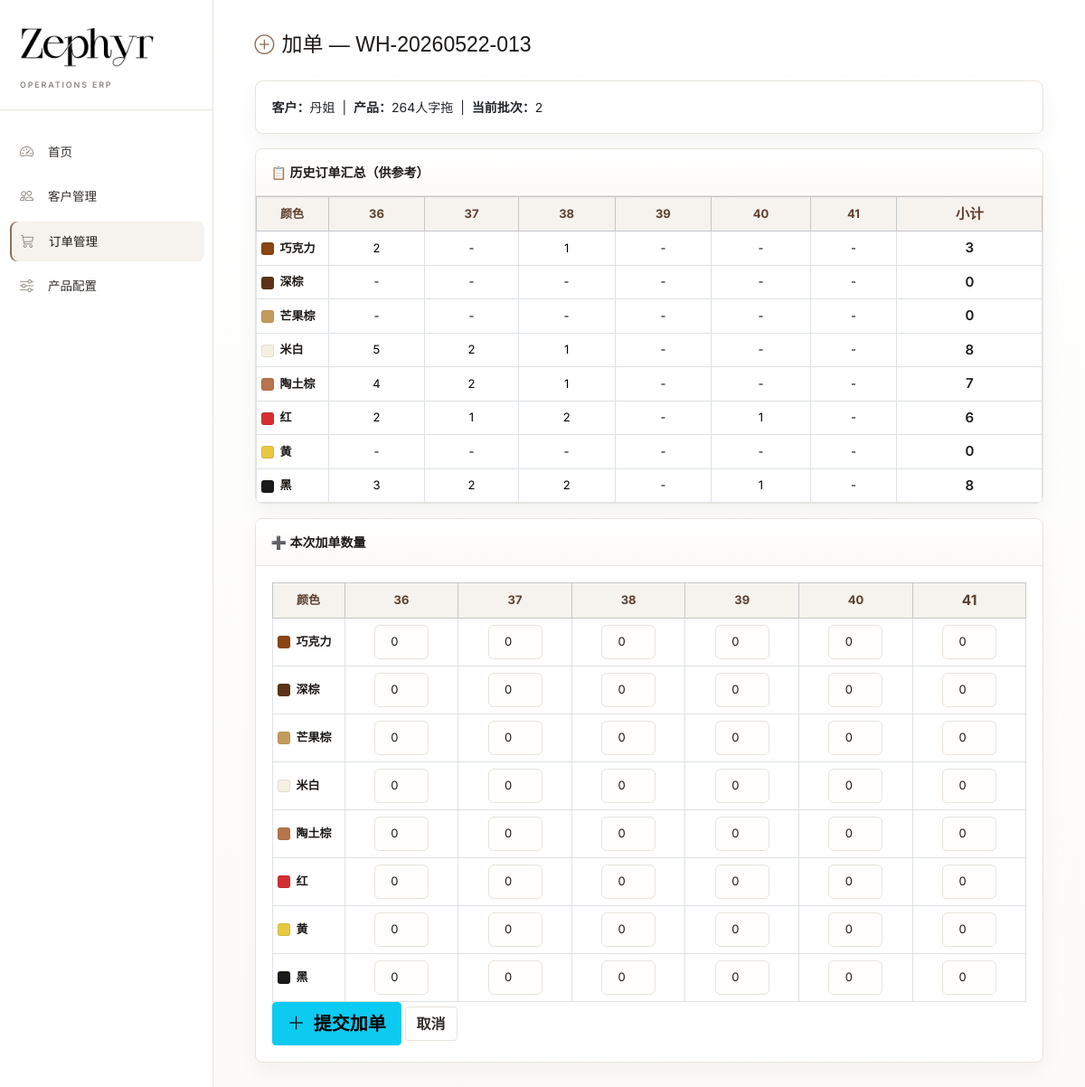
/orders/13/add-batch, run on the app's committed database.
### models.py (models this page shows, shortened)
class Order(db.Model):
    __tablename__ = 'orders'
    id = db.Column(db.Integer, primary_key=True)
    customer_id = db.Column(db.Integer, db.ForeignKey('customers.id'), nullable=False)
    product_id = db.Column(db.Integer, db.ForeignKey('products.id'), nullable=False)
    order_number = db.Column(db.String(50), unique=True, nullable=False)
    unit_price = db.Column(db.Float, default=0.0)
    total_qty = db.Column(db.Integer, default=0)
    total_shipped = db.Column(db.Integer, default=0)
    status = db.Column(db.String(20), default='pending')  # pending / partial / completed
    notes = db.Column(db.Text, default='')
    created_at = db.Column(db.DateTime, default=datetime.utcnow)
    updated_at = db.Column(db.DateTime, default=datetime.utcnow, onupdate=datetime.utcnow)
    lines = db.relationship('OrderLine', backref='order', lazy='dynamic',
                            cascade='all, delete-orphan')
    shipments = db.relationship('Shipment', backref='order', lazy='dynamic',
                                cascade='all, delete-orphan')
    @property
    def batch_count(self):
        batches = set(line.batch for line in self.lines.all())
        return len(batches)

class Customer(db.Model):
    __tablename__ = 'customers'
    id = db.Column(db.Integer, primary_key=True)
    name = db.Column(db.String(100), unique=True, nullable=False)
    unit_price = db.Column(db.Float, default=0.0)
    notes = db.Column(db.Text, default='')
    created_at = db.Column(db.DateTime, default=datetime.utcnow)
    orders = db.relationship('Order', backref='customer', lazy='dynamic')

class Product(db.Model):
    __tablename__ = 'products'
    id = db.Column(db.Integer, primary_key=True)
    name = db.Column(db.String(100), unique=True, nullable=False)  # 如: 2603人字拖
    image = db.Column(db.String(255), default='')
    is_active = db.Column(db.Boolean, default=True)
    created_at = db.Column(db.DateTime, default=datetime.utcnow)
    colors = db.relationship('ProductColor', backref='product', lazy='dynamic',
                             cascade='all, delete-orphan')
    sizes = db.relationship('ProductSize', backref='product', lazy='dynamic',
                            cascade='all, delete-orphan')
    orders = db.relationship('Order', backref='product', lazy='dynamic')

class OrderLine(db.Model):
    __tablename__ = 'order_lines'
    id = db.Column(db.Integer, primary_key=True)
    order_id = db.Column(db.Integer, db.ForeignKey('orders.id'), nullable=False)
    batch = db.Column(db.Integer, default=1)  # 批次号：1=首批,2=第一次加单...
    color = db.Column(db.String(50), nullable=False)
    size = db.Column(db.String(10), nullable=False)
    qty = db.Column(db.Integer, default=0)  # 本批次订购数量
    shipped_qty = db.Column(db.Integer, default=0)  # 累计已发
    created_at = db.Column(db.DateTime, default=datetime.utcnow)

class ProductSize(db.Model):
    __tablename__ = 'product_sizes'
    id = db.Column(db.Integer, primary_key=True)
    product_id = db.Column(db.Integer, db.ForeignKey('products.id'), nullable=False)
    size_label = db.Column(db.String(10), nullable=False)  # 如: 36, 37, 38
    sort_order = db.Column(db.Integer, default=0)

class ProductColor(db.Model):
    __tablename__ = 'product_colors'
    id = db.Column(db.Integer, primary_key=True)
    product_id = db.Column(db.Integer, db.ForeignKey('products.id'), nullable=False)
    name = db.Column(db.String(50), nullable=False)  # 如: 巧克力
    hex_code = db.Column(db.String(7), default='#CCCCCC')  # 如: #8B4513
    sort_order = db.Column(db.Integer, default=0)

### app.py (the view, shortened to what this page needs)
@app.route('/orders/<int:order_id>/add-batch', methods=['GET', 'POST'])
def order_add_batch(order_id):
    order = Order.query.get_or_404(order_id)
    product = order.product
    colors = product.colors.order_by(ProductColor.sort_order).all()
    sizes = product.sizes.order_by(ProductSize.sort_order).all()
    existing = {}
    for line in order.lines.all():
        key = (line.color, line.size)
        existing[key] = existing.get(key, 0) + line.qty
    return render_template('order_add_batch.html', order=order, product=product,
                           colors=colors, sizes=sizes, existing=existing)

### templates/order_add_batch.html (shortened to what this page needs)
{% extends "base.html" %}
{% block content %}
<h4 class="mb-4"><i class="bi bi-plus-circle me-2"></i>加单 — {{ order.order_number }}</h4>
<div class="card mb-3">
    <div class="card-body">
        <strong>客户：</strong>{{ order.customer.name }} &nbsp;|&nbsp;
        <strong>产品：</strong>{{ order.product.name }} &nbsp;|&nbsp;
        <strong>当前批次：</strong>{{ order.batch_count }}
    </div>
</div>
<div class="card mb-3">
    <div class="card-header">
        <strong>📋 历史订单汇总（供参考）</strong>
    </div>
    <div class="card-body p-0">
        <div class="table-responsive">
            <table class="table table-bordered table-sm matrix-table mb-0">
                <thead class="table-light">
                    <tr>
                        <th style="width:80px">颜色</th>
                        {% for s in sizes %}<th>{{ s.size_label }}</th>{% endfor %}
                        <th>小计</th>
                    </tr>
                </thead>
                <tbody>
                    {% for color in colors %}
                    <tr>
                        <td class="color-label">
                            <span class="color-dot" style="background:{{ color.hex_code }}"></span>{{ color.name }}
                        </td>
                        {% set ns = namespace(total=0) %}
                        {% for s in sizes %}
                        {% set q = existing.get((color.name, s.size_label), 0) %}
                        {% set ns.total = ns.total + q %}
                        <td>{{ q if q > 0 else '-' }}</td>
                        {% endfor %}
                        <td><strong>{{ ns.total }}</strong></td>
                    </tr>
                    {% endfor %}
                </tbody>
            </table>
        </div>
    </div>
</div>
<div class="card">
    <div class="card-header"><strong>➕ 本次加单数量</strong></div>
    <div class="card-body">
        <form method="POST">
            <div class="table-responsive">
                <table class="table table-bordered matrix-table">
                    <thead class="table-light">
                        <tr>
                            <th style="width:80px">颜色</th>
                            {% for s in sizes %}<th>{{ s.size_label }}</th>{% endfor %}
                        </tr>
                    </thead>
                    <tbody>
                        {% for color in colors %}
                        <tr>
                            <td class="color-label">
                                <span class="color-dot" style="background:{{ color.hex_code }}"></span>{{ color.name }}
                            </td>
                            {% for s in sizes %}
                            <td>
                                <input type="number" class="form-control" min="0" value="0"
                                       name="qty_{{ color.id }}_{{ s.size_label }}" onfocus="this.select()">
                            </td>
                            {% endfor %}
                        </tr>
                        {% endfor %}
                    </tbody>
                </table>
            </div>
            <button type="submit" class="btn btn-info btn-lg">
                <i class="bi bi-plus-lg me-1"></i> 提交加单
            </button>
            <a href="{{ url_for('order_detail', order_id=order.id) }}" class="btn btn-outline-secondary">取消</a>
        </form>
    </div>
</div>
{% endblock %}

### templates/base.html (style rules this page uses)
:root { --sidebar-width: 236px; --z-white: #ffffff; --z-paper: #fcfbf9; --z-warm-gray: #f6f2ed; --z-line: #e9e3dc; --z-soft-line: #f1ece6; --z-muted: #8f8881; --z-charcoal: #332f2b; --z-ink: #1d1a18; --z-accent: #8f6f55; --z-deep-brown: #5d3f2d; --z-success: #7a6a5f; --z-warning: #b78442; --z-danger: #b95d4f; --font-serif: 'Playfair Display', Georgia, 'Times New Roman', serif; --font-display-cn: 'Microsoft YaHei UI', 'Noto Sans SC', 'PingFang SC', 'Hiragino Sans GB', sans-serif; --font-sans: 'Microsoft YaHei UI', 'Noto Sans SC', 'Inter', 'Microsoft YaHei', 'PingFang SC', 'Hiragino Sans GB', sans-serif; --shadow-soft: 0 10px 24px rgba(31, 27, 22, 0.045); --shadow-float: 0 18px 48px rgba(31, 27, 22, 0.12); }
* { letter-spacing: 0; }
body { font-family: var(--font-sans); font-size: 14px; color: var(--z-charcoal); background: linear-gradient(180deg, rgba(255,255,255,0.96), rgba(252,251,249,0.98)), var(--z-paper); -webkit-font-smoothing: antialiased; text-rendering: optimizeLegibility; }
a { color: var(--z-ink); text-decoration: none; }
h1, h2, h3, h4, h5, h6 { color: var(--z-ink); font-weight: 600; line-height: 1.35; }
strong, .fw-bold { font-weight: 600 !important; }
.main-content > h4, .main-content > .d-flex h4 { font-family: var(--font-display-cn); font-size: 23px; font-weight: 500; margin-bottom: 0; }
.main-content > h4 i, .main-content > .d-flex h4 i { color: var(--z-accent); font-size: 0.95em; }
.card { border: 1px solid var(--z-line); border-radius: 8px; box-shadow: var(--shadow-soft); background: rgba(255,255,255,0.98); overflow: hidden; }
.card-header { background: linear-gradient(180deg, #fff, #fdfbf8); border-bottom: 1px solid var(--z-line); padding: 15px 17px; color: var(--z-ink); }
.card-header strong { font-weight: 600; }
.card-body { padding: 18px; }
.table { color: var(--z-charcoal); --bs-table-hover-bg: #f8f4ef; --bs-table-striped-bg: #fcfaf7; margin-bottom: 0; }
.table > :not(caption) > * > * { padding: 12px 12px; border-bottom-color: var(--z-soft-line); }
.table-light, .table .table-light, thead.table-light, tfoot.table-light { --bs-table-bg: #f6f2ed; --bs-table-color: var(--z-charcoal); }
.table th { font-size: 12px; font-weight: 600; color: var(--z-muted); white-space: nowrap; }
.matrix-table th, .matrix-table td { text-align: center; vertical-align: middle; padding: 7px 5px; font-size: 13px; }
.matrix-table th { color: var(--z-deep-brown); font-weight: 700; }
.matrix-table th:last-child, .matrix-table td:last-child { font-size: 15px; font-weight: 700; color: var(--z-ink); }
.matrix-table th:last-child { color: var(--z-deep-brown); font-size: 15.5px; }
.matrix-table .color-label { text-align: left; font-weight: 600; color: var(--z-ink); }
.matrix-table .color-dot { display: inline-block; width: 14px; height: 14px; border-radius: 3px; margin-right: 7px; vertical-align: middle; border: 1px solid rgba(0,0,0,0.08); }
.matrix-table input.form-control { width: 60px; text-align: center; padding: 5px 3px; font-size: 13px; display: inline-block; }
.form-control, .form-select { border: 1px solid var(--z-line); border-radius: 6px; color: var(--z-ink); background-color: #fffefd; min-height: 38px; }
.btn { border-radius: 4px; font-weight: 600; border-width: 1px; transition: transform 0.18s ease, box-shadow 0.18s ease, background 0.18s ease, color 0.18s ease; }
.btn-outline-secondary, .btn-outline-info { --bs-btn-color: var(--z-charcoal); --bs-btn-border-color: var(--z-line); --bs-btn-hover-color: var(--z-white); --bs-btn-hover-bg: var(--z-ink); --bs-btn-hover-border-color: var(--z-ink); }

### data on the page
Order: order_number "WH-20260522-013"
Customer: customer.name "丹姐"
Product: product.name "264人字拖"
OrderLine: batch_count "2"
ProductSize: size_label "36", q "2", q "-", q "5", q "4", q "3"
ProductSize: size_label "37", q "-", id "2", q "1"
ProductSize: size_label "38", product "1", q "-", sort_order "2"
ProductSize: size_label "39", q "-"
ProductSize: size_label "40", q "-", product "1"
ProductSize: size_label "41", q "-"
ProductColor: name "巧克力", total "3"
ProductColor: name "深棕", total "0"
ProductColor: name "芒果棕", total "0"
ProductColor: name "米白", total "8"
ProductColor: name "陶土棕", total "7"
ProductColor: name "红", total "6"
ProductColor: name "黄", total "0"
ProductColor: name "黑", total "8"
